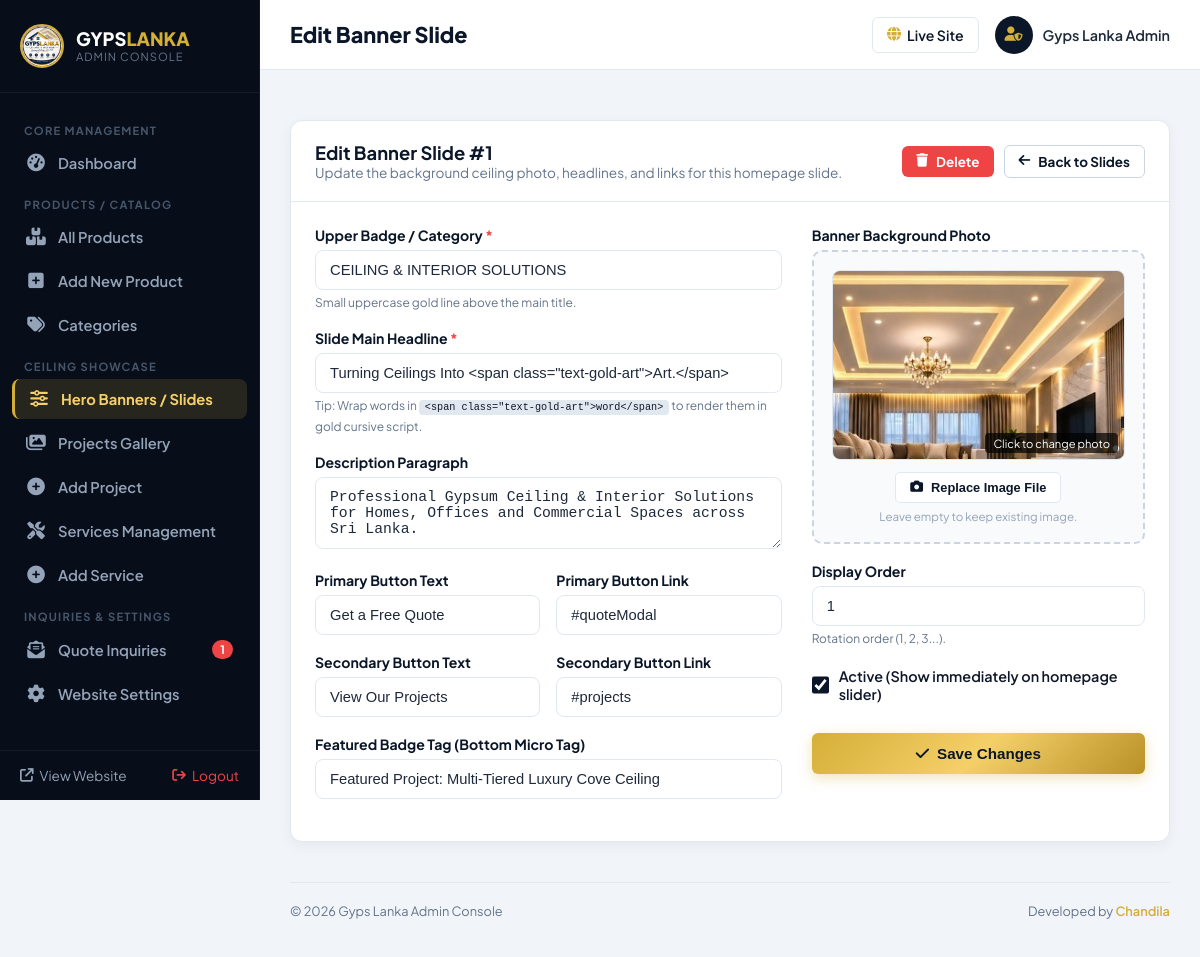
Screenshot of /admin/hero_slide_edit.php?id=1 (signed in) with the database file from the repository.
### tables this page shows
CREATE TABLE IF NOT EXISTS `hero_slides` (
  `id` int(11) NOT NULL AUTO_INCREMENT,
  `title` varchar(255) NOT NULL,
  `badge` varchar(100) DEFAULT 'CEILING & INTERIOR SOLUTIONS',
  `description` text DEFAULT NULL,
  `image` varchar(255) NOT NULL,
  `btn_text` varchar(50) DEFAULT 'Get a Free Quote',
  `btn_link` varchar(255) DEFAULT '#quoteModal',
  `btn2_text` varchar(50) DEFAULT 'View Our Projects',
  `btn2_link` varchar(255) DEFAULT '#projects',
  `highlight_tag` varchar(150) DEFAULT NULL,
  `display_order` int(11) DEFAULT 0,
  `is_active` tinyint(1) DEFAULT 1,
  `created_at` timestamp NOT NULL DEFAULT CURRENT_TIMESTAMP,
  PRIMARY KEY (`id`)
);

### admin/hero_slide_edit.php (the view, shortened to what this page needs)
<?php
$db = get_db();
$id = isset($_GET['id']) ? (int)$_GET['id'] : 0;
$slide = null;
if ($db && $id > 0) {
    try {
        $stmt = $db->prepare("SELECT * FROM hero_slides WHERE id = :id");
        $stmt->execute([':id' => $id]);
        $slide = $stmt->fetch();
    } catch (PDOException $e) {
        error_log("Error fetching slide: " . $e->getMessage());
    }
}
require_once __DIR__ . '/includes/admin_header.php';
?>
<div class="admin-card">
    <div class="card-header">
        <div>
            <h3>Edit Banner Slide #<?= (int)$slide['id'] ?></h3>
            <p style="font-size:0.85rem; color:var(--adm-muted);">Update the background ceiling photo, headlines, and links for this homepage slide.</p>
        </div>
        <div style="display:flex; align-items:center; gap:10px;">
            <a href="hero_slide_delete.php?id=<?= $slide['id'] ?>" class="btn btn-danger btn-sm" onclick="return confirm('Delete this slide permanently?');" style="border-radius:6px;">
                <i class="fa-solid fa-trash"></i> Delete
            </a>
            <a href="hero_slides.php" class="btn btn-outline-gold btn-sm" style="border-radius:6px; background:#fff; color:var(--adm-navy); border-color:#cbd5e1;">
                <i class="fa-solid fa-arrow-left"></i> Back to Slides
            </a>
        </div>
    </div>
    <div class="card-body">
        <form action="hero_slide_edit.php?id=<?= $slide['id'] ?>" method="POST" enctype="multipart/form-data">
            <div style="display:grid; grid-template-columns: 1.4fr 1fr; gap:30px;">
                <div>
                    <div class="form-group">
                        <label class="form-label">Upper Badge / Category <span style="color:#ef4444;">*</span></label>
                        <input type="text" name="badge" class="form-control" value="<?= htmlspecialchars($slide['badge'] ?? '') ?>" required>
                        <small style="color:#64748b; font-size:0.75rem;">Small uppercase gold line above the main title.</small>
                    </div>
                    <div class="form-group">
                        <label class="form-label">Slide Main Headline <span style="color:#ef4444;">*</span></label>
                        <input type="text" name="title" class="form-control" value="<?= htmlspecialchars($slide['title']) ?>" required>
                        <small style="color:#64748b; font-size:0.75rem;">Tip: Wrap words in <code>&lt;span class="text-gold-art"&gt;word&lt;/span&gt;</code> to render them in gold cursive script.</small>
                    </div>
                    <div class="form-group">
                        <label class="form-label">Description Paragraph</label>
                        <textarea name="description" class="form-control" rows="3"><?= htmlspecialchars($slide['description'] ?? '') ?></textarea>
                    </div>
                    <div style="display:grid; grid-template-columns: 1fr 1fr; gap:16px;">
                        <div class="form-group">
                            <label class="form-label">Primary Button Text</label>
                            <input type="text" name="btn_text" class="form-control" value="<?= htmlspecialchars($slide['btn_text'] ?? 'Get a Free Quote') ?>">
                        </div>
                        <div class="form-group">
                            <label class="form-label">Primary Button Link</label>
                            <input type="text" name="btn_link" class="form-control" value="<?= htmlspecialchars($slide['btn_link'] ?? '#quoteModal') ?>">
                        </div>
                    </div>
                    <div style="display:grid; grid-template-columns: 1fr 1fr; gap:16px;">
                        <div class="form-group">
                            <label class="form-label">Secondary Button Text</label>
                            <input type="text" name="btn2_text" class="form-control" value="<?= htmlspecialchars($slide['btn2_text'] ?? 'View Our Projects') ?>">
                        </div>
                        <div class="form-group">
                            <label class="form-label">Secondary Button Link</label>
                            <input type="text" name="btn2_link" class="form-control" value="<?= htmlspecialchars($slide['btn2_link'] ?? '#projects') ?>">
                        </div>
                    </div>
                    <div class="form-group">
                        <label class="form-label">Featured Badge Tag (Bottom Micro Tag)</label>
                        <input type="text" name="highlight_tag" class="form-control" value="<?= htmlspecialchars($slide['highlight_tag'] ?? '') ?>">
                    </div>
                </div>
                <div>
                    <div class="form-group">
                        <label class="form-label">Banner Background Photo</label>
                        <div style="border:2px dashed #cbd5e1; border-radius:10px; padding:18px; text-align:center; background:#f8fafc; cursor:pointer;" onclick="document.getElementById('slideImageInput').click();">
                            <div id="imagePreviewBox" style="width:100%; height:190px; border-radius:8px; overflow:hidden; background:#0b1728; display:flex; align-items:center; justify-content:center; margin-bottom:12px; border:1px solid #e2e8f0; position:relative;">
                                <img id="previewImg" src="../<?= htmlspecialchars($slide['image']) ?>" alt="Current Banner" style="width:100%; height:100%; object-fit:cover;">
                                <div style="position:absolute; bottom:6px; right:6px; background:rgba(0,0,0,0.7); color:#fff; font-size:0.7rem; padding:3px 8px; border-radius:4px;">
                                    Click to change photo
                                </div>
                            </div>
                            <button type="button" class="btn btn-outline-gold btn-sm" style="font-size:0.8rem; border-radius:5px;">
                                <i class="fa-solid fa-camera"></i> Replace Image File
                            </button>
                            <div style="font-size:0.72rem; color:#94a3b8; margin-top:6px;">Leave empty to keep existing image.</div>
                        </div>
                    </div>
                    <div class="form-group">
                        <label class="form-label">Display Order</label>
                        <input type="number" name="display_order" class="form-control" value="<?= (int)$slide['display_order'] ?>" min="1" max="99">
                        <small style="color:#64748b; font-size:0.75rem;">Rotation order (1, 2, 3...).</small>
                    </div>
                    <div class="form-group" style="margin-top:20px;">
                        <label style="display:flex; align-items:center; gap:10px; cursor:pointer; font-size:0.9rem; font-weight:600; color:#0f172a;">
                            <input type="checkbox" name="is_active" value="1" <?= ((int)$slide['is_active'] === 1) ? 'checked' : '' ?> style="width:18px; height:18px; accent-color:var(--adm-navy);">
                            Active (Show immediately on homepage slider)
                        </label>
                    </div>
                    <div style="margin-top:30px;">
                        <button type="submit" class="btn btn-gold" style="width:100%; justify-content:center; padding:12px; font-size:0.95rem; border-radius:6px;">
                            <i class="fa-solid fa-check"></i> Save Changes
                        </button>
                    </div>
                </div>
            </div>
        </form>
    </div>
</div>
<?php require_once __DIR__ . '/includes/admin_footer.php'; ?>

### assets/css/admin.css (style rules this page uses)
:root { --adm-navy: #0b1728; --adm-sidebar: #070e1a; --adm-gold: #d4af37; --adm-gold-light: #f5cf68; --adm-bg: #f1f5f9; --adm-card: #ffffff; --adm-text: #1e293b; --adm-muted: #64748b; --adm-border: #e2e8f0; --adm-success: #10b981; --adm-danger: #ef4444; --adm-warning: #f59e0b; --adm-info: #3b82f6; --adm-radius: 12px; --adm-shadow: 0 4px 14px rgba(0, 0, 0, 0.05); }
*, *::before, *::after { box-sizing: border-box; margin: 0; padding: 0; }
body { font-family: 'Plus Jakarta Sans', sans-serif; background-color: var(--adm-bg); color: var(--adm-text); min-height: 100vh; display: flex; }
a { color: inherit; text-decoration: none; }
.admin-card { background: #fff; border-radius: var(--adm-radius); box-shadow: var(--adm-shadow); border: 1px solid var(--adm-border); margin-bottom: 30px; overflow: hidden; }
.card-header { padding: 20px 24px; border-bottom: 1px solid var(--adm-border); display: flex; align-items: center; justify-content: space-between; }
.card-header h3 { font-size: 1.15rem; font-weight: 700; color: var(--adm-navy); }
.card-body { padding: 24px; }
.btn { display: inline-flex; align-items: center; justify-content: center; gap: 8px; padding: 10px 20px; border-radius: 8px; font-size: 0.92rem; font-weight: 700; cursor: pointer; transition: all 0.2s ease; border: none; text-decoration: none; white-space: nowrap; }
.btn-gold { background: linear-gradient(135deg, #d4af37 0%, #f5cf68 50%, #b89127 100%); color: #0b1728 !important; box-shadow: 0 4px 14px rgba(212, 175, 55, 0.35); }
.btn-outline-gold { background: #ffffff; color: var(--adm-navy) !important; border: 1px solid var(--adm-border); }
.btn-danger { background: #ef4444; color: #fff !important; }
.btn-sm { padding: 7px 14px; font-size: 0.84rem; }
.form-group { margin-bottom: 18px; }
.form-label { display: block; font-size: 0.88rem; font-weight: 700; color: var(--adm-navy); margin-bottom: 6px; }
.form-control { width: 100%; padding: 11px 14px; border: 1px solid var(--adm-border); border-radius: 8px; font-size: 0.92rem; color: var(--adm-text); background: #ffffff; transition: border-color 0.2s ease, box-shadow 0.2s ease; }
textarea.form-control { resize: vertical; }
code { background: #e2e8f0; color: #0f172a; padding: 2px 6px; border-radius: 4px; font-size: 0.85em; font-family: Consolas, Monaco, monospace; }

### rows the page displays
hero_slides: id "1", badge "CEILING & INTERIOR SOLUTIONS", title "Turning Ceilings Into <span class=\"text-gold-art\">Art.</span>", description "Professional Gypsum Ceiling & Interior Solutions for Homes, Offices and Commercial Spaces across Sri Lanka.", btn_text "Get a Free Quote", btn_link "#quoteModal", btn2_text "View Our Projects", btn2_link "#projects", highlight_tag "Featured Project: Multi-Tiered Luxury Cove Ceiling", image (picture), display_order "1", is_active "☑"

### other values shown
$newInquiriesCount "1"
$pageTitle "Edit Banner Slide"
$adminUser "Gyps Lanka Admin"
